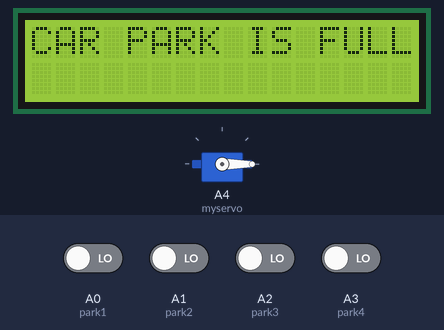
The sketch below on a simulated Arduino Uno, built with avr-gcc and run on an emulated ATmega328P. On the bench: 16×2 character LCD, servo. Inputs (shaded band) come from the test bench; at power-on: A0 (park1), A1 (park2), A2 (park3), A3 (park4) LOW. What the sketch prints to the serial monitor is not drawn.

Above: at 3.8 s.
3.9 s: A1 (park2) driven HIGH
At 6.8 s:
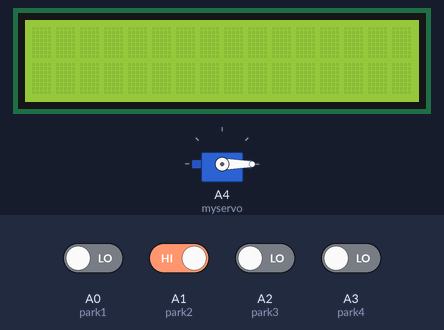
7.0 s: A0 (park1) driven HIGH
At 10.6 s:
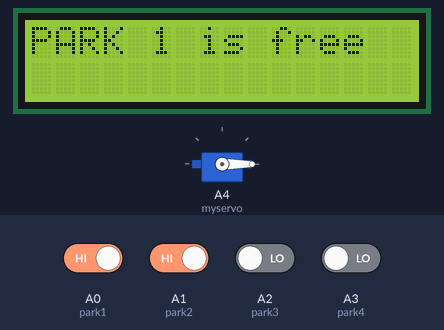
Timing chart, 0 to 12.1 s (numbered marks = the images above; inputs shaded):
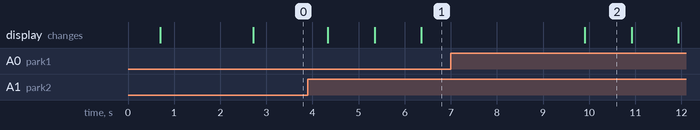

Measured:
- after the input at 3.9 s, the display: changes after 0.43 s (image 1)
- after the input at 7.0 s, the display: changes after 2.9 s (image 2)

The sketch:

Car_park__Arduino.ino
```cpp
#include <SPI.h>
#include <Servo.h>
#include <MFRC522.h>
#include <LiquidCrystal.h>
#include <SoftwareSerial.h>
#include <LiquidCrystal_I2C.h>

#define SS_PIN 10
#define RST_PIN 9

Servo myservo;

String tagUID = "29 B9 ED 23";

String arr[] = {"39 6D BD 2B","9C 85 D2 37","03 25 1F 05","29 76 6D 3C"};

SoftwareSerial espSerial(2, 3);

MFRC522 mfrc522(SS_PIN, RST_PIN);

const int rs = 6, en = 7, d4 = 2, d5 = 3, d6 = 4, d7 = 5;
LiquidCrystal_I2C lcd(0x27,16,2);

char str[128];

const int park1 = A0;
const int park2 = A1;
const int park3 = A2;
const int park4 = A3;

// Auxiliar variables to store the current INPUT state
int parks1 = 0;
int parks2 = 0;
int parks3 = 0;
int parks4 = 0;

byte readCard[4];

boolean DetectCard = false;

int reply[4];

void setup() {
  // put your setup code here, to run once:
  pinMode(park1, INPUT);
  pinMode(park2, INPUT);
  pinMode(park3, INPUT);
  pinMode(park4, INPUT);

  SPI.begin();
  mfrc522.PCD_Init();   // Initiate MFRC522

  lcd.init();
  lcd.clear();
  lcd.backlight();

  lcd.begin(16, 2);
  lcd.print("hello, world!");

  delay(500);
  lcd.clear();

  myservo.attach(A4);
  myservo.write(0);

  Serial.begin(9600);
  espSerial.begin(115200);
  delay(2000);
}

void IRsensor(){
  if(digitalRead(park1)== HIGH){
      parks1 = 1;
    }
    else{
      parks1 = 0;
    }

    //........................................
    if(digitalRead(park2)== HIGH){
      parks2 = 1;
    }
    else{
      parks2 = 0;
    }

    //........................................
    if(digitalRead(park3)== HIGH){
      parks3 = 1;
    }
    else{
      parks3 = 0;
    }

    //........................................
    if(digitalRead(park4)== HIGH){
      parks4 = 1;
    }
    else{
      parks4 = 0;
    }

    reply[0] = parks1;
    reply[1] = parks2;
    reply[2] = parks3;
    reply[3] = parks4;

    sprintf(str, "%u,%u,%u,%u", reply[0],reply[1],reply[2],reply[3]);
}

// To print on the LCD ...................
void LCD(){

  if (parks1 ==0 and parks2 == 0 and parks3 == 0 and parks4 == 0){
    lcd.clear();
    lcd.print("CAR PARK IS FULL");
  }
  else{
  lcd.clear();
  if(parks1 ==1){
    lcd.print("PARK 1 is free");
    }
  else{
    lcd.clear();
    }

  delay(1000);
  lcd.clear();

  if(parks2 ==1){
    lcd.print("PARK 2 is free");
    }
  else{
    lcd.clear();
    }

  delay(1000);
  lcd.clear();

  if(parks3 ==1){
    lcd.print("PARK 3 is free");
    }
  else{
    lcd.clear();
    }

  delay(1000);
  lcd.clear();

  if(parks4 ==1){
    lcd.print("PARK 4 is free");
    }
  else{
    lcd.clear();
    }

  delay(1000);
  lcd.clear();

    delay(1000);
    lcd.clear();
    }
  }


void gate(){
   if (DetectCard == true){
    myservo.write(90);
    delay(3000);
    myservo.write(0);
    DetectCard = false;
    }
   else{
    myservo.write(0);
    }

    DetectCard = false;
  }

void getID() {

  // Look for new cards
  if ( ! mfrc522.PICC_IsNewCardPresent())
  {
    return;
  }
  // Select one of the cards
  if ( ! mfrc522.PICC_ReadCardSerial())
  {
    return;
  }
  //Show UID on serial monitor
  Serial.print("UID tag :");
  String content= "";
  byte letter;
  for (byte i = 0; i < mfrc522.uid.size; i++)
  {
     Serial.print(mfrc522.uid.uidByte[i] < 0x10 ? " 0" : " ");
     Serial.print(mfrc522.uid.uidByte[i], HEX);
     content.concat(String(mfrc522.uid.uidByte[i] < 0x10 ? " 0" : " "));
     content.concat(String(mfrc522.uid.uidByte[i], HEX));
  }
  Serial.println();
  Serial.print("Message : ");
  content.toUpperCase();
  for (int idx = 0; idx < sizeof(arr) / sizeof(arr[0]); idx++) {
      if (content.substring(1) == arr[idx]) //change here the UID of the card/cards that you want to give access
      {
        Serial.println("Authorized access");
        Serial.println();
        DetectCard = true;
        delay(500);
      }

     else   {
        Serial.println(" Access denied");
        delay(500);
      }
  }
}

void loop() {

  // put your main code here, to run repeatedly:
  IRsensor();
  LCD();
  getID();
  gate();

  espSerial.println(str);
  Serial.print(str);
  delay(500);
}
```
